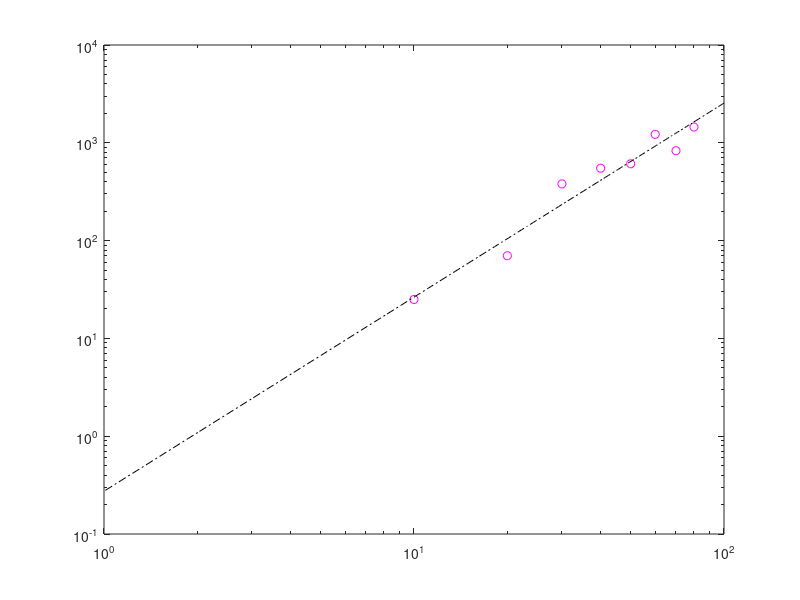

This chart was generated by the following MATLAB code:
v1=[10 20 30 40 50 60 70 80];
v2=linspace(0,100);
F1=[25 70 380 550 610 1220 830 1450];
F2=0.274*v2.^1.9842;
loglog(v1,F1,'om',v2,F2,'k-.')